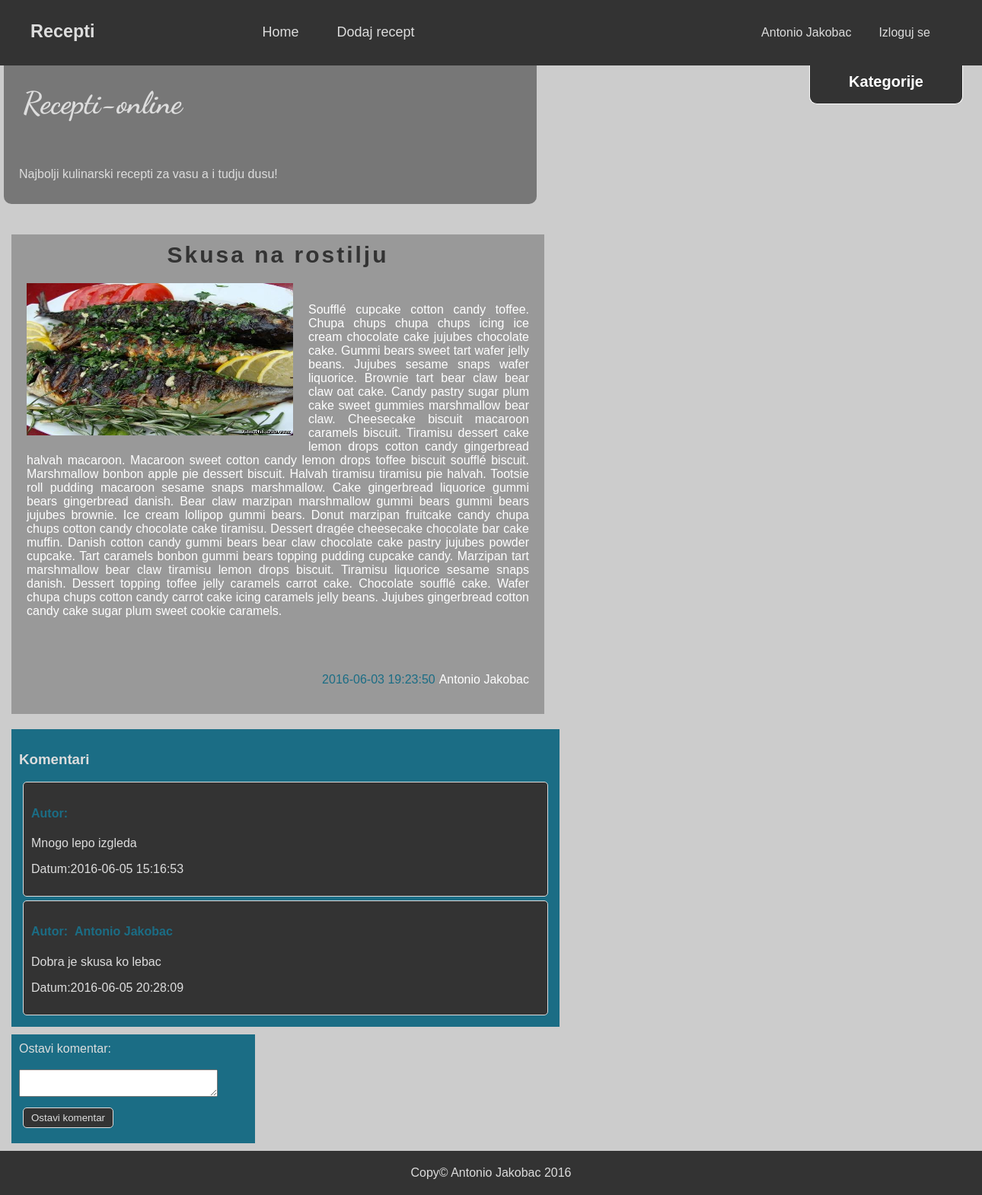
The page /index.php?page=single_page&id=4 (signed in) on the database its author committed.
### tables this page shows
CREATE TABLE `authors` (
  `id` int(11) NOT NULL,
  `first_name` varchar(255) NOT NULL,
  `last_name` varchar(255) NOT NULL,
  `email` varchar(255) NOT NULL,
  `password` varchar(64) NOT NULL
);

CREATE TABLE `recepies` (
  `id` int(11) NOT NULL,
  `author_id` int(11) NOT NULL,
  `category_id` int(11) NOT NULL,
  `title` varchar(255) NOT NULL,
  `content` text NOT NULL,
  `image` varchar(255) NOT NULL,
  `date` timestamp NOT NULL DEFAULT CURRENT_TIMESTAMP ON UPDATE CURRENT_TIMESTAMP
);

CREATE TABLE `comments` (
  `id` int(11) NOT NULL,
  `author` varchar(255) NOT NULL,
  `recepie_id` int(11) NOT NULL,
  `comment` text NOT NULL,
  `date` timestamp NOT NULL DEFAULT CURRENT_TIMESTAMP
);

### public/index.php (called while the page is built, shortened)
<?php
include '../libs/config.php';
$controller = new controller\ViewController;
include 'includes/header.php';
include 'includes/sidebar.php';
$controller->home();
include 'includes/footer.php';

### libs/config.php (called while the page is built, shortened)
<?php
spl_autoload_register(function($class){
    $old = explode('\\', $class);
    $class_new = implode('/', $old);
});

### libs/Session.php (called while the page is built, shortened)
<?php
class Session{
    public static function getKey($key, $default = null){
        if(!isset($_SESSION[$key])){
            return $default;
        }else{
            return $_SESSION[$key];
        }
    }
};

### libs/database/conn/connection.php (called while the page is built, shortened)
<?php
class connection{
    private static $instance;
    public static function getInstanc(){
        if(self::$instance === null)
            return self::$instance = new \PDO("mysql:host=".DB_HOST."; dbname=".DB_NAME, DB_USER, DB_PASS);
        return self::$instance;
    }
}

### libs/database/DB.php (called while the page is built, shortened)
<?php
class DB{
    protected static $conn;
    protected static function setConnection(){
        static::$conn = conn\connection::getInstanc();
        static::$conn->setAttribute(PDO::ATTR_ERRMODE, PDO::ERRMODE_EXCEPTION);
    }
    public static function find_by_id($id){
        $table = static::$table;
        $keyColumn = static::$keyColumn;
        $sql = "SELECT * FROM {$table} WHERE {$keyColumn}={$id}";
        $result = static::$conn->query($sql);
        return $result->fetch(PDO::FETCH_OBJ);
    }
    public static function find_by_sql($sql){
        $result = static::$conn->query($sql);
        return $result->fetchAll(PDO::FETCH_OBJ);
    }
}

### controller/Controller.php (called while the page is built, shortened)
<?php
class Controller{
    public function loadView($view){
        include 'includes/'.$view.'.php';
    }
}

### public/includes/single_page.php (the view, shortened to what this page needs)
<?php
    $recept = libs\Recepi::find_by_id($_GET['id']);
?>
            <div id="content">
                <?php
                    $author = libs\Author::find_by_id($recept->author_id);
                ?>
                <div class="article single">
                    <h3 style="text-align: center;"><?= $recept->title;?></h3>
                    <img  src="images/recepies/<?= $recept->image;?>" alt="<?= $recept->title?>">
                    <p><?= $recept->content;?></p>
                    <p class="author"><span class="date"><?= $recept->date;?></span><?= $author->first_name.' '.$author->last_name; ?></p>
                </div>
                <?php
                    $sql = "SELECT * FROM comments WHERE recepie_id = {$_GET['id']}";
                    if(!empty($komentari = libs\Comment::find_by_sql($sql))):
                ?>
                <div id="komentari">
                    <h3>Komentari</h3>
                        <?php
                            foreach ($komentari as $komentar){
                        ?>
                    <div class="komentar">
                        <h4>Autor: &nbsp;<?= $komentar->author;?></h4>
                        <p><?= $komentar->comment;?></p>
                        <p>Datum:<?=$komentar->date;?></p>
                    </div>
                        <?php
                            }
                        ?>
                </div>
                <?php endif;?>
                <?php if(\libs\Session::getKey('id')):?>
                <div id="dodaj_komentar">
                    <form method="post">
                        <label>Ostavi komentar:</label><br><br>
                        <textarea name="comment" cols="30"></textarea>
                        <input type="submit" name="submit" value="Ostavi komentar">
                    </form>
                </div>
                <?php endif;?>
            </div>

### public/includes/header.php (shortened to what this page needs)
<!DOCTYPE html>
<html>
    <head>
        <link rel="stylesheet" type="text/css" href="styles/css/style.css">
    </head>
    <div id="wrapper">
        <div id="header">
            <div id="logo">
                <h3>Recepti</h3>
            </div>
            <div id="navbar">
                <ul>
                    <li><a href="index.php">Home</a></li>
                    <?php if(libs\Session::getKey('id')): ?>
                        <li><a href="index.php?page=dodaj_recept">Dodaj recept</a></li>
                    <?php endif;?>
                </ul>
            </div>
            <div id="login">
                <?php if(!libs\Session::getKey('id')):;?>
                <ul>
                    <li><a href="index.php?page=login">Uloguj se</a></li>
                    <li><a href="?page=insert_author">Registruj se</a></li>
                </ul>
                <?php else: ?>
                <p><?php
                    $person = libs\Author::find_by_id(\libs\Session::getKey('id'));
                    echo $person->first_name.' '.$person->last_name;
                ?></p>
                <p><a href="?logout">Izloguj se</a></p>
                <?php endif;?>
            </div>
        </div>
        <div id="main">
            <div id="top">
                <h1>Recepti-online</h1>
                <p>Najbolji kulinarski recepti za vasu a i tudju dusu!</p>
            </div>

### public/styles/css/style.css (style rules this page uses)
#wrapper { background-color: #ccc; font-family: Helvetica; }
#header { background-color: #333; color:#ddd; overflow: hidden; }
#header>div { float:left; overflow: hidden; }
#logo { padding:5px; padding-left:40px; font-size: 20px }
#navbar { margin-left:150px; }
#navbar>ul { list-style: none; margin:0; }
#navbar>ul>li { float:left; }
#navbar a { display:block; text-decoration: none; color:#ddd; padding:32px 25px; font-size: 18px; transition: background-color 0.3s; }
#header>#login { float: right; margin-right:50px; }
#login>p { float:left; padding:18px; }
#login>p>a { text-decoration: none; display: block; color:#ddd; }
#main { margin:0 auto; width:1280px; overflow: hidden; }
#top { float:left; background-color: #777; width:700px; border-radius:0 0 10px 10px; }
#top>h1 { margin:0; padding: 25px; color:#ddd; font-family: 'Dancing Script', cursive; font-size: 40px; }
#top>p { padding:20px; color:#ddd; margin-bottom:10px; }
#content { padding: 10px; clear: both; min-height: 700px; }
.article { margin-top:30px; margin-right: 10px; margin-bottom: 20px; display: block; background-color: #999; overflow: hidden; width:500px; float:left; }
.article>h3 { margin:0; letter-spacing: 3px; font-size: 30px; padding: 10px; color:#333; }
.article>p { padding: 20px; color:white; }
.single { width:700px; }
.article>img { width: 200px; height:200px; }
.single>img { float:left; width: 350px; margin:10px 20px; }
.single>p { text-align: justify; }
.date { color:#1b6d85; margin-right:5px; }
.author { float:right; }
#komentari { width:700px; padding:10px; color:#ddd; background-color: #1b6d85; clear: both; margin-bottom: 10px; }
.komentar { padding:10px; margin:5px; background-color:#333; border:1px solid #ddd; border-radius: 5px; }
.komentar>h4 { color:#1b6d85; }
#dodaj_komentar { background-color: #1b6d85; color:#ddd; width:300px; padding:10px; clear: both; }
#dodaj_komentar input[name="submit"] { margin:10px 5px; padding:5px 10px; background-color: #333; border:1px solid #ddd; border-radius: 5px; color:#ddd; }

### rows shown on the page
authors: first_name "Antonio", last_name "Jakobac"
recepies: title "Skusa na rostilju", image (picture), content "Soufflé cupcake cotton candy toffee. Chupa chups chupa chups icing ice cream chocolate cake jujubes chocolate cake. Gummi bears sweet tart wafer jelly beans. Jujubes sesame snaps wafer liquorice. Brownie tart bear claw bear claw oat cake. Candy pastry sugar plum cake sweet gummies marshmallow bear claw. Cheesecake biscuit macaroon caramels biscuit. Tiramisu dessert cake lemon drops cotton candy gingerbread halvah macaroon. Macaroon sweet cotton candy lemon drops toffee biscuit soufflé biscuit. Marshmallow bonbon apple pie dessert biscuit. Halvah tiramisu tiramisu pie halvah. Tootsie roll pudding macaroon sesame snaps marshmallow. Cake gingerbread liquorice gummi bears gingerbread danish.…", date "2016-06-03 19:23:50"
comments: comment "Mnogo lepo izgleda", date "2016-06-05 15:16:53"
comments: author "Antonio Jakobac", comment "Dobra je skusa ko lebac", date "2016-06-05 20:28:09"
